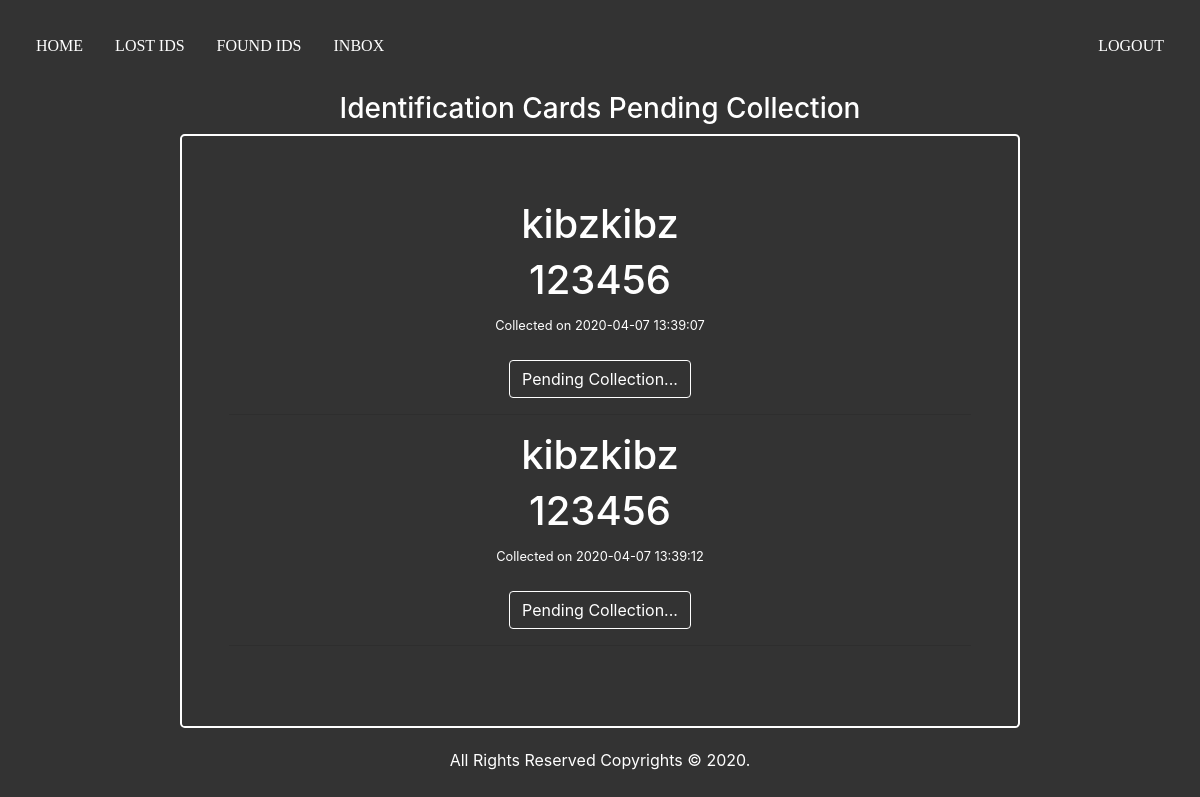
The app's page /pendingRequests.php with its own data.
### tables this page shows
CREATE TABLE `lostids` (
  `id` int(11) NOT NULL,
  `firstName` varchar(30) NOT NULL,
  `lastName` varchar(30) NOT NULL,
  `regNo` varchar(20) NOT NULL,
  `date` timestamp NOT NULL DEFAULT current_timestamp() ON UPDATE current_timestamp()
);

### src/functions.php (called while the page is built, shortened)
<?php
function fetchAll($query){
    $conn = new PDO(DBINFO, DBUSER, DBPASS);
    $stmt = $conn->query($query);
    return $stmt -> fetchAll();
}
?>

### src/pendingRequests.php (the view, shortened to what this page needs)
<?php
include 'functions.php';
?>
<!DOCTYPE html>
<html lang="en">
  <link rel="stylesheet" href="css/bootstrap.min.css" />
  <link rel="stylesheet" href="css/all.min.css" />
  <link rel="stylesheet" href="css/fontawesome.min.css" />
  <link rel="stylesheet" href="css/animate.min.css" />
  <link rel="stylesheet" href="css/pending.css" />
  <head>
  </head>
  <body>
  <ul>
    <li><a href="admin.php">Home</a></li>
    <li><a href="pendingRequests.php">Lost ids</a></li>
    <li><a href="foundIds.php">Found ids</a></li>
    <li><a href="adminBox.php">Inbox</a></li>
    <li style="float: right;">
    <a href="logout.php">Logout</a>
    </li>
    </ul>
    <h3>Identification cards pending collection</h3>
    <section class="jumbotron text-center">
      <div class="container">
        <?php
        $query = "SELECT * FROM `lostids`;";
        if(count(fetchAll($query)) >
        0){ foreach(fetchAll($query) as $row){ ?>
        <h1 class="jumbotron-heading">
          <?php echo $row['firstName'],  $row['lastName']; ?>
        </h1>
        <h1 class="jumbotron-heading"><?php echo $row['regNo']; ?></h1>
        <small> Collected on <?php echo $row['date']; ?></small>
        <br>
        <br>
        <a
          href="accept.php?id=<?php echo $row['id'];?>" class="btn"
          >Pending Collection...</a
        >
        <hr>
        <?php
               }
            }else{
                echo 'No pending requests';
            }
    ?>
      </div>
    </section>
    <footer>All Rights Reserved Copyrights &copy; 2020.</footer>
  </body>
</html>

### src/css/pending.css (style rules this page uses)
body { background-color: #333; color: #fff; }
.jumbotron { width: 70%; margin: auto; background-color: transparent; border: 2px solid #fff; }
h3 { text-align: center; text-transform: capitalize; }
ul { list-style: none; margin: 20px; padding: 0; overflow: hidden; background-color: #333; }
li { float: left; }
li a { text-decoration: none; display: block; text-align: center; padding: 14px 16px; color: #fff; text-transform: uppercase; font-family: poppins; }
.btn { border: 1px solid #fff; color: #fff; }
footer { text-align: center; padding: 20px; }

### records on screen
lostids: firstName "kibz", lastName "kibz", regNo "123456", date "2020-04-07 13:39:07"
lostids: firstName "kibz", lastName "kibz", regNo "123456", date "2020-04-07 13:39:12"
